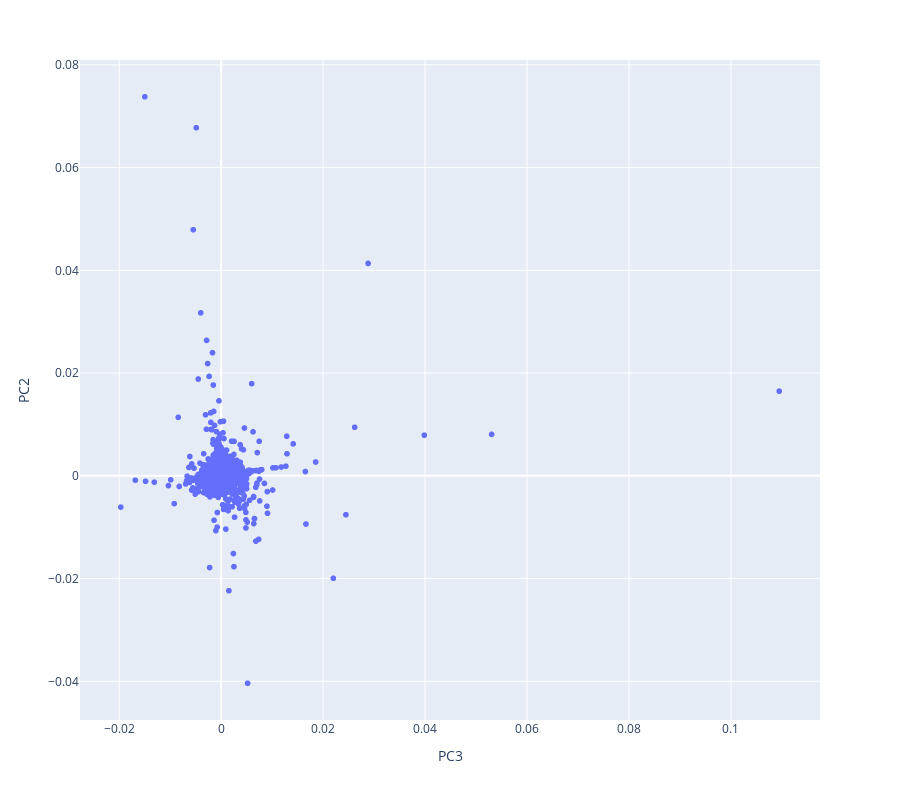

The notebook cell this image was saved under:
### Code cell
import plotly.express as px

fig = px.scatter(
    LOADINGS.reset_index(),  # reset index so 'term_str' becomes a column
    x="PC3",
    y="PC2",
    hover_name="term_str",   # so you can hover over points and see the term
    height=800
)
fig.show()

### Figure 1 — Plotly figure (JSON) as saved in the notebook; plotly's stock layout.template omitted (floating-point values rounded to 4 significant figures; data arrays with more than 128 entries replaced by an {"elided": "..."} marker saying what was removed)
{"data": [{"hovertemplate": "<b>%{hovertext}</b><br><br>PC3=%{x}<br>PC2=%{y}<extra></extra>", "hovertext": {"elided": "4000 str values"}, "legendgroup": "", "marker": {"color": "#636efa", "symbol": "circle"}, "mode": "markers", "name": "", "showlegend": false, "type": "scattergl", "x": {"elided": "4000 float values"}, "xaxis": "x", "y": {"elided": "4000 float values"}, "yaxis": "y"}], "layout": {"height": 800, "legend": {"tracegroupgap": 0}, "margin": {"t": 60}, "xaxis": {"anchor": "y", "domain": [0, 1], "title": {"text": "PC3"}}, "yaxis": {"anchor": "x", "domain": [0, 1], "title": {"text": "PC2"}}}}
